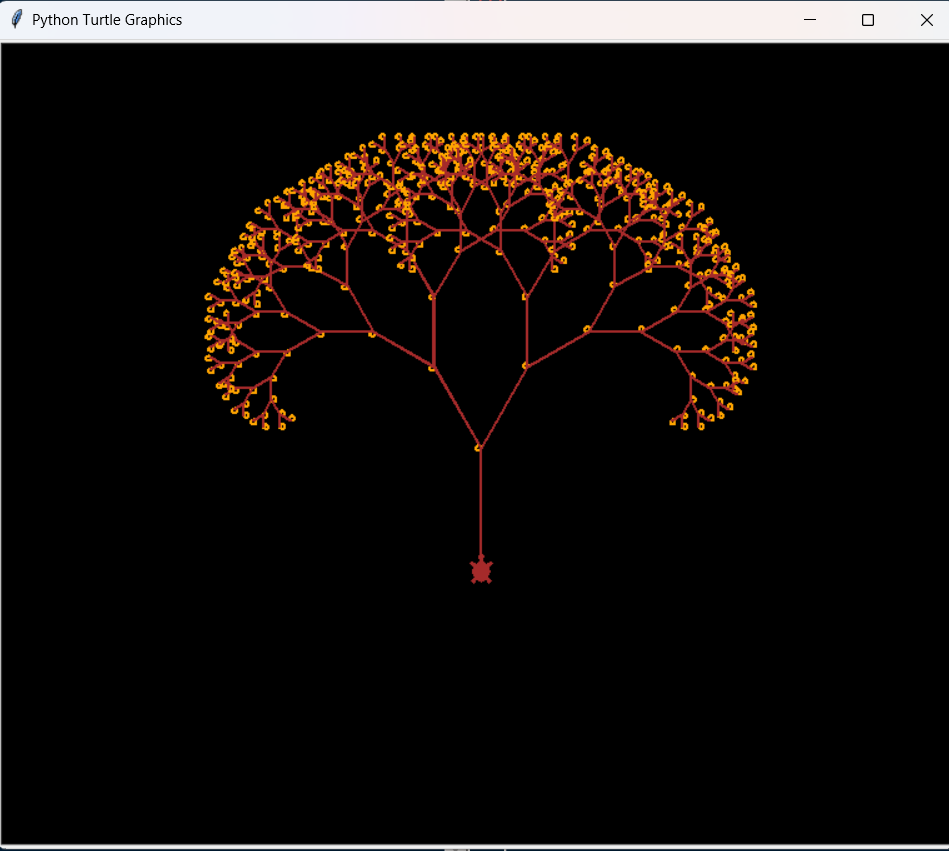

Source code (Python):
import turtle
t= turtle.Turtle()
t.screen.bgcolor('black')
t.pensize(2)
t.color('green')
t.left(90)
t.backward(100)
t.speed(200)
t.shape('turtle')

def tree(i):
    if i<10:
        return
    else:
        t.forward(i)
        t.color( 'orange' )
        t.circle(2)
        t.color('brown' )
        t.left(30)
        tree(3*i/4)
        t.right(60)
        tree(3*i/4)
        t.left(30)
        t.backward(i)
tree(100)
turtle.done()
